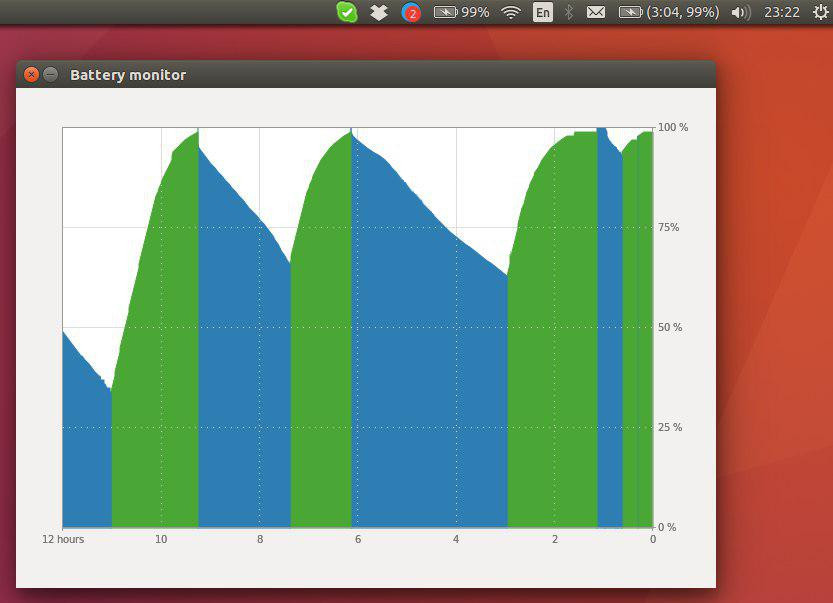
#> input picture img/battery_monitor.jpg, 833 x 603 px
$ python -i batlifestat.py   (imports and definitions only)   (older library calls are emulated)
#> lines starting #> are read from the running program, lines starting #| are printed output that depends on the picture
### batterym/history.py
#!/usr/bin/python
import unittest

from batterym import log
from batterym import smooth
from batterym import mathstat


def add_relative_time(data):
    if len(data) == 0:
        return data
    t0 = max([e.get('time') for e in data])
    for e in data:
        e['relative_time_sec'] = float((t0 - e['time']).total_seconds())
    return data


# [85 lines left out: functions add_virtual_time, add_slope, smooth_virtual_time, add_capacity_round, separate_by_sequence_id, extract_plot_data, not called in this run]


class History:

    def __init__(self, log_data=[], threshold_sec=15*60, smoothing=False):
        data = add_relative_time(log_data)
        data = sorted(data, key=lambda e: e['relative_time_sec'])
        data = add_virtual_time(data, threshold_sec)
        if smoothing:
            data = smooth_virtual_time(data)
        data = add_slope(data)
        data = add_capacity_round(data)
        self._data = data
        self._plot_data = []
        self._plot_xoffset = 0
        self._plot_xlimit = 12.0

    def data(self):
        return self._data

    def set_plot_data_xoffset(self, xoffset):
        self._plot_xoffset = xoffset

    def set_plot_data_xlimit(self, hours):
        self._plot_xlimit = hours

    def get_recent_history(self, limit):
        data = filter(lambda d: d['virtual_time_hour'] < limit, self._data)
        return data

    # [9 lines left out: function calculate_plot_data, not called in this run]

    def plot_data(self, status):
        return [x for x in self._plot_data if x.get('status') in status]


# [53 lines of commented-out code are left out]

### explore/batlifestat.py
#!/usr/bin/python
import pandas as pd
import numpy as np
import matplotlib
import datetime as dt

from matplotlib import pyplot as plt

# Import modules from /batterym/ folder.
import os
import sys
sys.path.append(os.path.abspath('../batterym'))
import log
import paths
import model
import smooth
import history
import mathstat


# [155 lines left out: functions get_data, get_capacity_slopes, extrapolate, reconstruct_timeline, get_slopes_init, get_battery_life and 1 more, not called in this run]


def is_within(val, lo, hi):
    return lo <= val and val <= hi


def battery_life_statistic(data):
    h = history.History(data, smoothing=True)
    vt_min = 0.0
    vt_max = 1000.0
    hdata = h.data()
    hdata = filter(
        lambda e: is_within(e['virtual_time_hour'], vt_min, vt_max),
        hdata)
    d = calculate(hdata)

    plt.style.use('ggplot')
    fig, ax = plt.subplots(3, 2)

    # Capacity timeline chart.
    df = pd.DataFrame(d['discharge'])
    x = df['virtual_time_hour'].values
    y = df['capacity'].values
    line1 = ax[0][0].plot(x, y, color='r', marker='x')
    ax[0][0].set_ylim(0, 105)
    ax[0][0].invert_xaxis()
    ax[0][0].set_title('timeline')
    ax[0][0].set_xlabel('past virtual time, hour')
    ax[0][0].set_ylabel('capacity, %')

    # Slope vs capacity, original and extended.
    x, y = d['discharge_cap_slopes_ext']
    line2 = ax[0][1].plot(x, y, color='r', marker='x', label='extended')
    x, y = d['discharge_cap_slopes']
    line3 = ax[0][1].plot(x, y, color='b', marker='o', label='original')
    ax[0][1].set_title('slope vs capacity')
    ax[0][1].set_xlabel('capacity, %')
    ax[0][1].set_ylabel('slope')

    # Reconstructed timeline, original and extended.
    x, y = d['discharge_reconstructed_ext']
    ax[1][1].plot(x, y, color='r', marker='x', label='extended')
    x, y = d['discharge_reconstructed']
    ax[1][1].plot(x, y, color='b', marker='o', label='original')
    ax[1][1].set_ylim(0, 101)
    ax[1][1].set_title('reconstructed timeline')
    ax[1][1].set_xlabel('time, hour')
    ax[1][1].set_ylabel('capacity, %')
    ax[1][1].invert_xaxis()

    # Battery life timeline.
    x = df['virtual_time_hour'].values
    y = df['battery_life_hour'].values
    ax[1][0].plot(x, y, color='r', marker='+')
    ax[1][0].set_title('battery life timeline')
    ax[1][0].set_xlabel('reversed virtual time, hour')
    ax[1][0].set_ylabel('capacity, %')
    ax[1][0].invert_xaxis()

    # Battery life timeline histogram.
    y = df['battery_life_hour'].values
    y = [e for e in y if 0 < e]
    # [4 lines of commented-out code are left out]
    ax[2][0].hist(y, bins=50, normed=1, color='r')
    #ax[2][0].hist(y2, bins=50, normed=1, color='b')
    ax[2][0].set_title('battery life timeline')
    ax[2][0].set_xlabel('reversed virtual time, hour')
    ax[2][0].set_ylabel('capacity, %')

    # Legend.
    fig.tight_layout()
    # Full screen plot window.
    mng = plt.get_current_fig_manager()
    mng.resize(*mng.window.maxsize())
    # Show plot.
    plt.show()


def profile_case():
    data = get_data()
    battery_life_statistic(data)


def profile():
    import cProfile
    cProfile.run('profile_case()', 'stats')


# [11 lines left out: functions prof_report, main, not called in this run]


# [2 lines not run here, left out]

>>> import cv2
>>> picture = cv2.imread('../img/battery_monitor.jpg', cv2.IMREAD_GRAYSCALE)
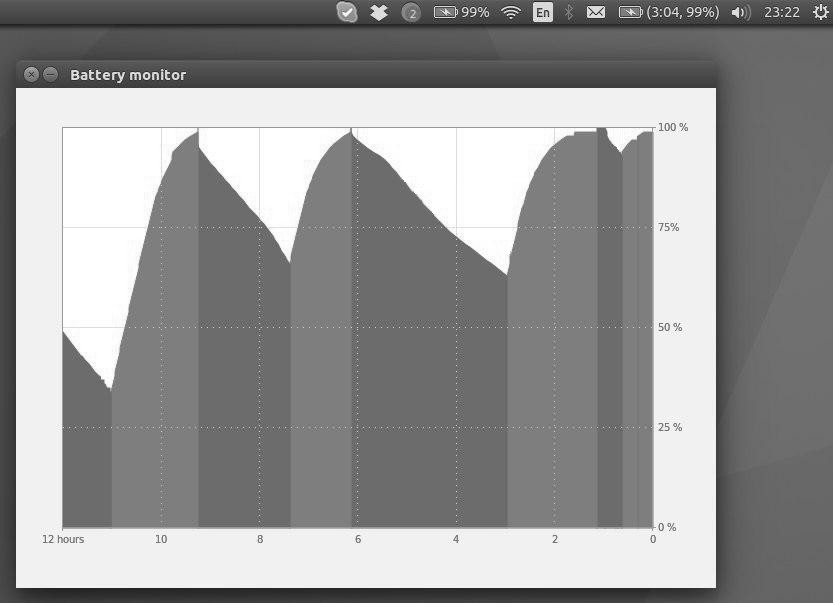
#> picture: shape (603, 833); min 5, max 255, mean 148.2
>>> result = battery_life_statistic(picture)
#> (the run stopped early here; a loop or call above may not have finished)
